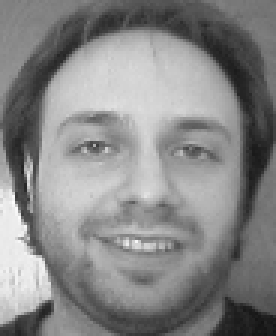
#> input picture Muestras/s1/1.pgm, 92 x 112 px (shown 3 times larger)
$ python managerImages.py
#> lines starting #> are read from the running program, lines starting #| are printed output that depends on the picture
import numpy as np
import cv2
from matplotlib import pyplot as plt


# las imagenes estan ya en vector pero falta trasponerlas
#como necesitamos las muestras en las columnas y no en las filas como esta
images = []
A = []

def addImage(path):
#> called with path = 'Muestras/s1/1.pgm'
    return cv2.imread(path,0)
#> returned value is the input picture: shape (112, 92); min 19, max 252, mean 134.9

def calculateCovarianceMatrix(samples):
    """
    @summary: This function calculates the covariance matrix of a given matrix containing
    the samples of the same image; where every column represents a sample and every row
    represents the different values for the same pixel.

    Parameters
    ----------
    @param samples: the matrix with all the samples of a given image. Which should have
    every sample as a column.

    Returns
    ----------
    @return: the covariance matrix for the samples matrix of the image.
    """

    return np.cov(samples)

#sacamos el vector de la imagen
def matrix2vector(matrix):
    return np.asarray(matrix).reshape(-1)

#vamos a meter cada vector en image, image es casi la matriz
# A que vimos en clase, que tiene todas las muestras
def add2images(vector):
    images.append(vector)

#le da vuelta a image, que ya volveria cada muestra en columna (:
def analysis():
    return np.array(images).transpose()

#esto eventualmente cambiara para cuando tengamos lo web
def process():
    print (cv2.__version__)
    add2images(matrix2vector(addImage('Muestras/s1/1.pgm')))
    add2images(matrix2vector(addImage('Muestras/s1/2.pgm')))
#> call 2 of addImage, with path = 'Muestras/s1/2.pgm'
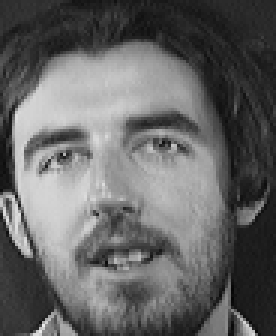
#> input picture Muestras/s11/2.pgm, 92 x 112 px, found by its file name (shown 3 times larger)
#> in addImage, returned value is the input picture: shape (112, 92); min 5, max 236, mean 101.2
    add2images(matrix2vector(addImage('Muestras/s1/3.pgm')))
#> call 3 of addImage, with path = 'Muestras/s1/3.pgm'
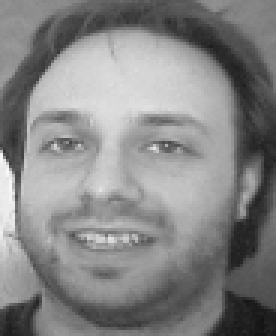
#> input picture Muestras/s1/3.pgm, 92 x 112 px (shown 3 times larger)
#> in addImage, returned value is the input picture: shape (112, 92); min 19, max 248, mean 133.5
    add2images(matrix2vector(addImage('Muestras/s1/4.pgm')))
#> call 4 of addImage, with path = 'Muestras/s1/4.pgm'
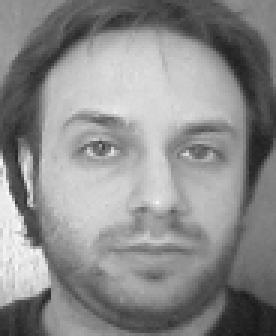
#> input picture Muestras/s1/4.pgm, 92 x 112 px (shown 3 times larger)
#> in addImage, returned value is the input picture: shape (112, 92); min 23, max 250, mean 139.6
    add2images(matrix2vector(addImage('Muestras/s1/5.pgm')))
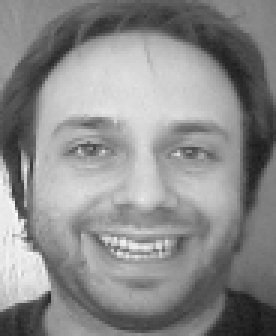
#> input picture Muestras/s1/5.pgm, 92 x 112 px (shown 3 times larger)
#> in addImage, returned value is the input picture: shape (112, 92); min 22, max 252, mean 139.4
    add2images(matrix2vector(addImage('Muestras/s1/6.pgm')))
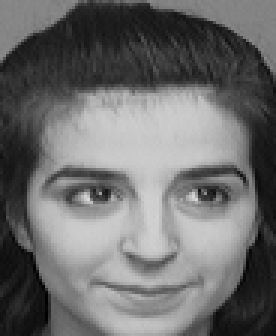
#> input picture Muestras/s10/6.pgm, 92 x 112 px, found by its file name (shown 3 times larger)
#> in addImage, returned value is the input picture: shape (112, 92); min 0, max 219, mean 108.9
    add2images(matrix2vector(addImage('Muestras/s1/7.pgm')))
    add2images(matrix2vector(addImage('Muestras/s1/8.pgm')))
    add2images(matrix2vector(addImage('Muestras/s1/9.pgm')))
    add2images(matrix2vector(addImage('Muestras/s1/10.pgm')))
    A = analysis() #aqui se crea la matriz de muestras
    print(A)
    print("Matriz de covarianza:\n")
    calculateCovarianceMatrix(A)

print(np.cov(np.array([1, 2, 3])))
#> (the run stopped early here; a loop or call above may not have finished)
